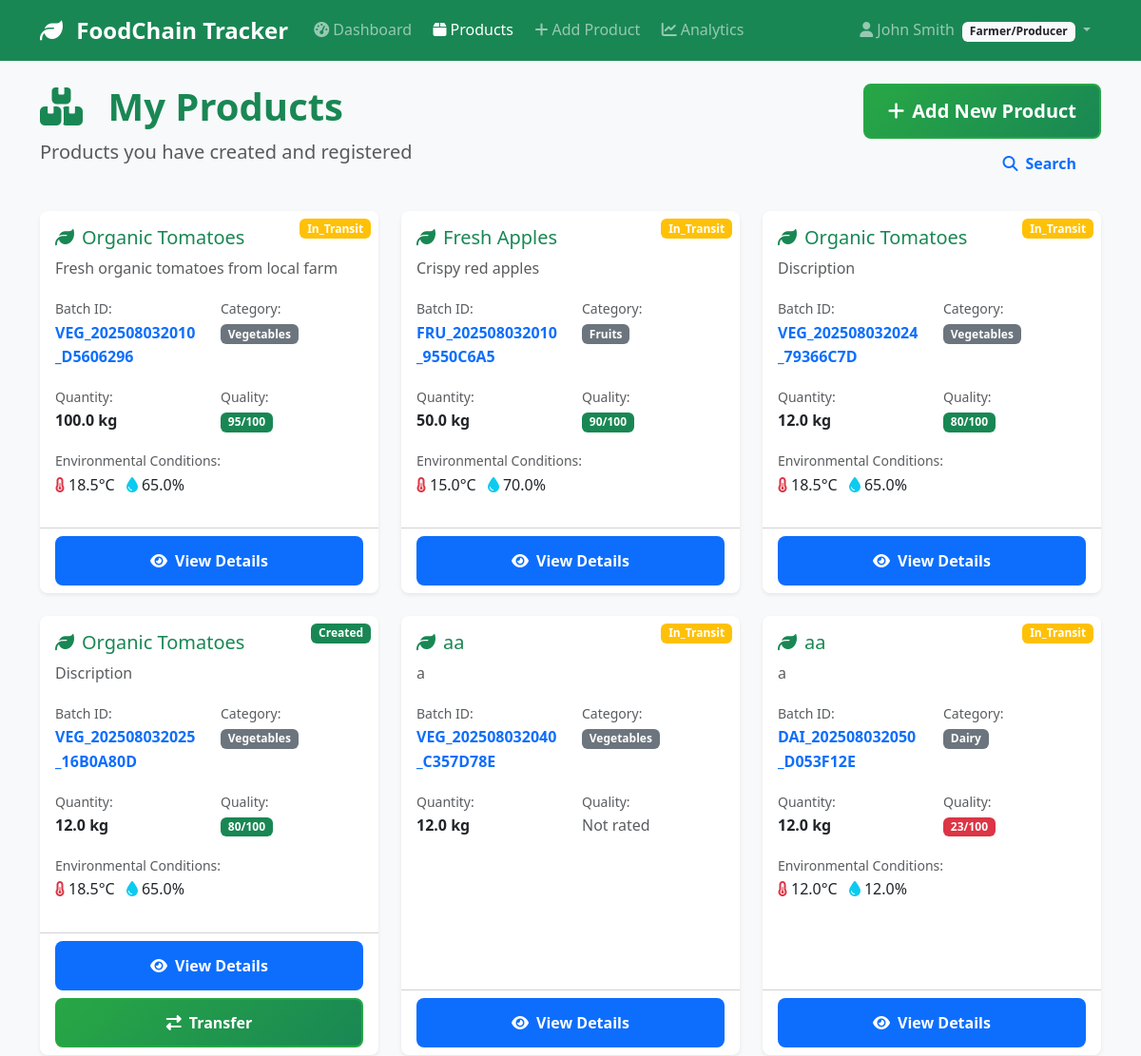
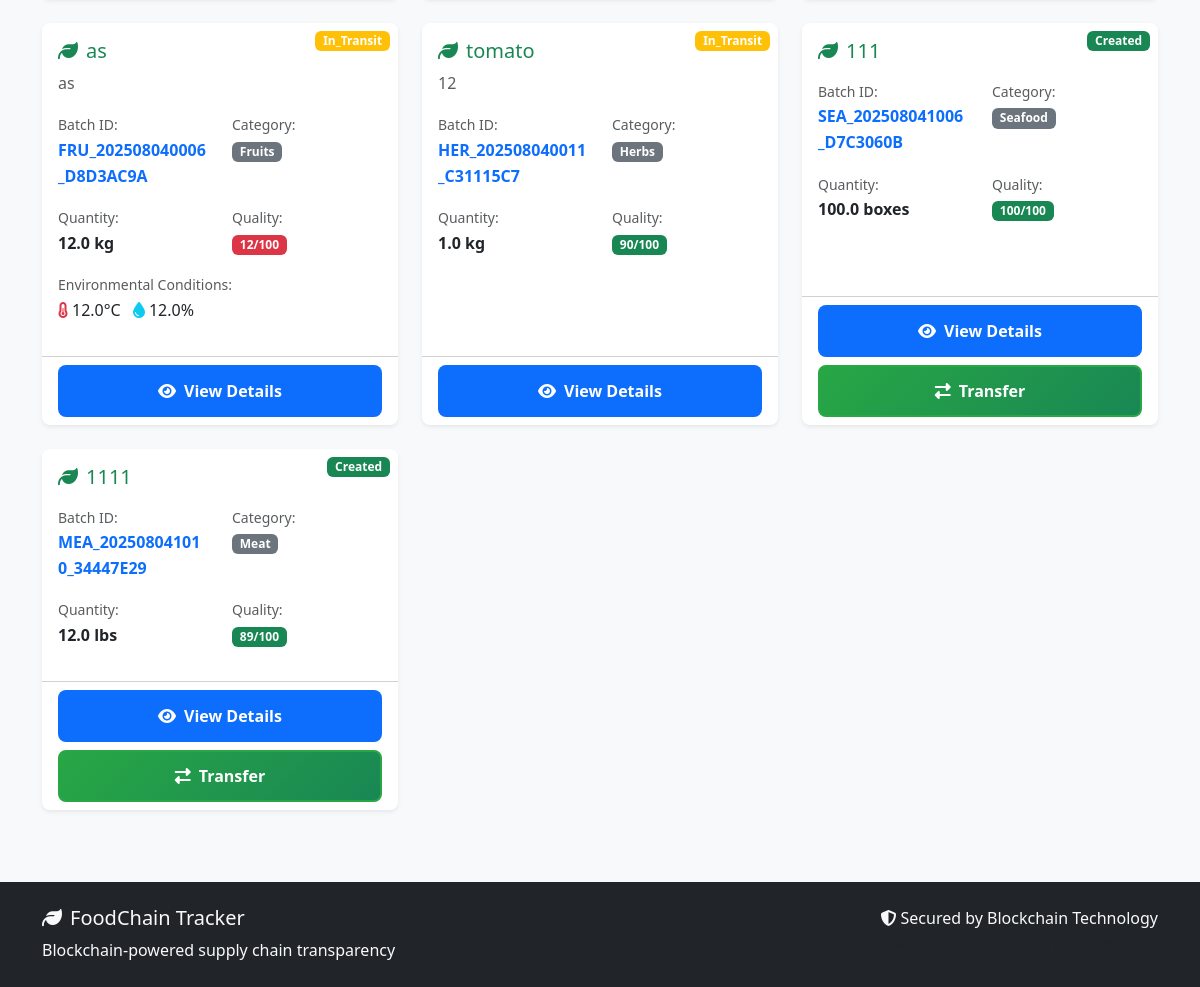
/products/ (signed in), run on the app's committed database (2 pictures, top to bottom).
### models/user.py (models this page shows, shortened)
class User(UserMixin, db.Model):
    __tablename__ = 'users'
    id = db.Column(db.Integer, primary_key=True)
    username = db.Column(db.String(80), unique=True, nullable=False)
    email = db.Column(db.String(120), unique=True, nullable=False)
    password_hash = db.Column(db.String(200), nullable=False)
    full_name = db.Column(db.String(100), nullable=False)
    phone = db.Column(db.String(20))
    address = db.Column(db.Text)
    role = db.Column(db.String(20), nullable=False)  # 'farmer', 'distributor', 'retailer', 'inspector'
    company_name = db.Column(db.String(100))
    license_number = db.Column(db.String(50))  # Business license or certification
    is_active = db.Column(db.Boolean, default=True)
    is_verified = db.Column(db.Boolean, default=False)  # For business verification
    created_at = db.Column(db.DateTime, default=datetime.utcnow)
    last_login = db.Column(db.DateTime)
    products_created = db.relationship('Product', foreign_keys='Product.created_by',
                                     backref='creator', lazy='dynamic')
    sent_transactions = db.relationship('Transaction', foreign_keys='Transaction.from_user_id',
                                      backref='sender', lazy='dynamic')
    received_transactions = db.relationship('Transaction', foreign_keys='Transaction.to_user_id',
                                          backref='receiver', lazy='dynamic')
    def get_role_display(self):
        role_names = {
            'farmer': 'Farmer/Producer',
            'distributor': 'Distributor',
            'retailer': 'Retailer',
            'inspector': 'Inspector'
        }
        return role_names.get(self.role, self.role.title())
    def can_create_products(self):
        return self.role == 'farmer'
    def can_transfer_products(self):
        return self.role in ['farmer', 'distributor']

### models/product.py (models this page shows, shortened)
class Product(db.Model):
    __tablename__ = 'products'
    id = db.Column(db.Integer, primary_key=True)
    batch_id = db.Column(db.String(50), unique=True, nullable=False)
    name = db.Column(db.String(100), nullable=False)
    category = db.Column(db.String(50), nullable=False)  # 'vegetables', 'fruits', 'grains', etc.
    description = db.Column(db.Text)
    quantity = db.Column(db.Float, nullable=False)  # Amount of product
    unit = db.Column(db.String(20), nullable=False)  # 'kg', 'tons', 'boxes', etc.
    quality_grade = db.Column(db.String(10))  # 'A', 'B', 'C', or custom grading
    quality_score = db.Column(db.Integer)  # 0-100 quality score
    origin_location = db.Column(db.String(200))  # Where product was produced
    harvest_date = db.Column(db.Date)
    expiry_date = db.Column(db.Date)
    current_location = db.Column(db.String(200))
    status = db.Column(db.String(50), default='created')  # 'created', 'in_transit', 'delivered', 'expired'
    temperature = db.Column(db.Float)  # Celsius
    humidity = db.Column(db.Float)     # Percentage
    pressure = db.Column(db.Float)     # For certain products
    created_by = db.Column(db.Integer, db.ForeignKey('users.id'), nullable=False)
    current_owner_id = db.Column(db.Integer, db.ForeignKey('users.id'), nullable=False)
    created_at = db.Column(db.DateTime, default=datetime.utcnow)
    updated_at = db.Column(db.DateTime, default=datetime.utcnow, onupdate=datetime.utcnow)
    current_owner = db.relationship('User', foreign_keys=[current_owner_id], backref='owned_products')
    transactions = db.relationship('Transaction', backref='product', lazy='dynamic', cascade='all, delete-orphan')
    def is_expired(self):
        if not self.expiry_date:
            return False
        return datetime.now().date() > self.expiry_date
    def days_until_expiry(self):
        if not self.expiry_date:
            return None
        delta = self.expiry_date - datetime.now().date()
        return delta.days

### routes/products.py (the view)
@products_bp.route('/')
@login_required
def list_products():
    page = request.args.get('page', 1, type=int)
    per_page = 20
    if current_user.role == 'farmer':
        products = Product.query.filter_by(created_by=current_user.id).paginate(
            page=page, per_page=per_page, error_out=False
        )
    elif current_user.role in ['distributor', 'retailer']:
        products = Product.query.filter_by(current_owner_id=current_user.id).paginate(
            page=page, per_page=per_page, error_out=False
        )
    else:
        products = Product.query.paginate(
            page=page, per_page=per_page, error_out=False
        )
    return render_template('products/list.html', products=products)

### templates/products/list.html (shortened to what this page needs)
{% extends "base.html" %}
{% block content %}
<div class="row mb-4">
    <div class="col-md-8">
        <h1 class="display-6 fw-bold text-success">
            <i class="fas fa-boxes me-3"></i>
            {% if current_user.role == 'farmer' %}
                My Products
            {% elif current_user.role in ['distributor', 'retailer'] %}
                Owned Products
            {% else %}
                All Products
            {% endif %}
        </h1>
        <p class="lead text-muted">
            {% if current_user.role == 'farmer' %}
                Products you have created and registered
            {% elif current_user.role in ['distributor', 'retailer'] %}
                Products currently in your possession
            {% else %}
                System-wide product overview
            {% endif %}
        </p>
    </div>
    <div class="col-md-4 text-end">
        {% if current_user.can_create_products() %}
            <a href="{{ url_for('products.add_product') }}" class="btn btn-success btn-lg">
                <i class="fas fa-plus me-2"></i>Add New Product
            </a>
        {% endif %}
        <a href="{{ url_for('products.search_products') }}" class="btn btn-outline-primary">
            <i class="fas fa-search me-2"></i>Search
        </a>
    </div>
</div>
{% if products.items %}
    <div class="row">
        {% for product in products.items %}
            <div class="col-lg-4 col-md-6 mb-4">
                <div class="card h-100 shadow-sm">
                    <div class="position-relative">
                        <span class="position-absolute top-0 end-0 m-2 badge bg-{{ 'success' if product.status == 'created' else 'warning' if product.status == 'in_transit' else 'info' if product.status == 'delivered' else 'danger' }}">
                            {{ product.status.title() }}
                        </span>
                    </div>
                    <div class="card-body">
                        <h5 class="card-title text-success">
                            <i class="fas fa-leaf me-2"></i>{{ product.name }}
                        </h5>
                        <p class="card-text text-muted">{{ product.description[:100] }}{% if product.description|length > 100 %}...{% endif %}</p>
                        <div class="row mb-3">
                            <div class="col-6">
                                <small class="text-muted">Batch ID:</small><br>
                                <strong class="text-primary">{{ product.batch_id }}</strong>
                            </div>
                            <div class="col-6">
                                <small class="text-muted">Category:</small><br>
                                <span class="badge bg-secondary">{{ product.category.title() }}</span>
                            </div>
                        </div>
                        <div class="row mb-3">
                            <div class="col-6">
                                <small class="text-muted">Quantity:</small><br>
                                <strong>{{ product.quantity }} {{ product.unit }}</strong>
                            </div>
                            <div class="col-6">
                                <small class="text-muted">Quality:</small><br>
                                {% if product.quality_score %}
                                    <span class="badge bg-{{ 'success' if product.quality_score >= 80 else 'warning' if product.quality_score >= 60 else 'danger' }}">
                                        {{ product.quality_score }}/100
                                    </span>
                                {% else %}
                                    <span class="text-muted">Not rated</span>
                                {% endif %}
                            </div>
                        </div>
                        {% if product.temperature %}
                            <div class="mb-3">
                                <small class="text-muted">Environmental Conditions:</small><br>
                                <i class="fas fa-thermometer-half text-danger me-1"></i>{{ product.temperature }}°C
                                {% if product.humidity %}
                                    <i class="fas fa-tint text-info ms-2 me-1"></i>{{ product.humidity }}%
                                {% endif %}
                            </div>
                        {% endif %}
                    </div>
                    <div class="card-footer bg-transparent">
                        <div class="d-grid gap-2">
                            <a href="{{ url_for('products.view_product', id=product.id) }}" class="btn btn-primary">
                                <i class="fas fa-eye me-2"></i>View Details
                            </a>
                            {% if current_user.id == product.current_owner_id and current_user.can_transfer_products() %}
                                <a href="{{ url_for('products.transfer_product', id=product.id) }}" class="btn btn-success">
                                    <i class="fas fa-exchange-alt me-2"></i>Transfer
                                </a>
                            {% endif %}
                        </div>
                    </div>
                </div>
            </div>
        {% endfor %}
    </div>
{% endif %}
{% endblock %}

### templates/base.html (shortened to what this page needs)
<!DOCTYPE html>
<html lang="en">
<head>
    <link href="https://cdn.jsdelivr.net/npm/bootstrap@5.3.0/dist/css/bootstrap.min.css" rel="stylesheet">
    <link href="https://cdnjs.cloudflare.com/ajax/libs/font-awesome/6.4.0/css/all.min.css" rel="stylesheet">
    <link href="{{ url_for('static', filename='css/style.css') }}" rel="stylesheet">
</head>
<body>
    <nav class="navbar navbar-expand-lg navbar-dark bg-success">
        <div class="container">
            <a class="navbar-brand" href="{{ url_for('index') }}">
                <i class="fas fa-leaf me-2"></i>
                FoodChain Tracker
            </a>
            <div class="collapse navbar-collapse" id="navbarNav">
                <ul class="navbar-nav me-auto">
                    {% if current_user.is_authenticated %}
                        <li class="nav-item">
                            <a class="nav-link" href="{{ url_for('dashboard.main') }}">
                                <i class="fas fa-tachometer-alt me-1"></i>Dashboard
                            </a>
                        </li>
                        <li class="nav-item">
                            <a class="nav-link" href="{{ url_for('products.list_products') }}">
                                <i class="fas fa-box me-1"></i>Products
                            </a>
                        </li>
                        {% if current_user.can_create_products() %}
                        <li class="nav-item">
                            <a class="nav-link" href="{{ url_for('products.add_product') }}">
                                <i class="fas fa-plus me-1"></i>Add Product
                            </a>
                        </li>
                        {% endif %}
                        <li class="nav-item">
                            <a class="nav-link" href="{{ url_for('analytics.dashboard') }}">
                                <i class="fas fa-chart-line me-1"></i>Analytics
                            </a>
                        </li>
                    {% endif %}
                </ul>
                <ul class="navbar-nav">
                    {% if current_user.is_authenticated %}
                        <li class="nav-item dropdown">
                            <a class="nav-link dropdown-toggle" href="#" id="navbarDropdown" role="button" data-bs-toggle="dropdown">
                                <i class="fas fa-user me-1"></i>{{ current_user.full_name }}
                                <span class="badge bg-light text-dark ms-1">{{ current_user.get_role_display() }}</span>
                            </a>
                        </li>
                    {% endif %}
                </ul>
            </div>
        </div>
    </nav>
    <main class="container my-4">
        {% block content %}{% endblock %}
    </main>
    <footer class="bg-dark text-light py-4 mt-5">
        <div class="container">
            <div class="row">
                <div class="col-md-6">
                    <h5><i class="fas fa-leaf me-2"></i>FoodChain Tracker</h5>
                    <p class="mb-0">Blockchain-powered supply chain transparency</p>
                </div>
                <div class="col-md-6 text-md-end">
                    <p class="mb-0">
                        <i class="fas fa-shield-alt me-1"></i>Secured by Blockchain Technology
                    </p>
                    <small class="text-muted">© 2024 FoodChain Tracker. All rights reserved.</small>
                </div>
            </div>
        </div>
    </footer>
</body>
</html>

### static/css/style.css (style rules this page uses)
:root { --primary-green: #28a745; --secondary-green: #20c997; --success-green: #198754; --warning-orange: #fd7e14; --danger-red: #dc3545; --info-blue: #0dcaf0; --dark-blue: #0d6efd; --light-gray: #f8f9fa; --border-radius: 0.5rem; --shadow: 0 0.125rem 0.25rem rgba(0, 0, 0, 0.075); --shadow-lg: 0 1rem 3rem rgba(0, 0, 0, 0.175); }
body { font-family: 'Segoe UI', Tahoma, Geneva, Verdana, sans-serif; background-color: #f8f9fa; line-height: 1.6; }
.navbar-brand { font-weight: 700; font-size: 1.5rem; }
.navbar-nav .nav-link { font-weight: 500; border-radius: var(--border-radius); margin: 0 0.2rem; transition: all 0.3s ease; }
.card { border: none; border-radius: var(--border-radius); box-shadow: var(--shadow); transition: all 0.3s ease; }
.btn { border-radius: var(--border-radius); font-weight: 600; padding: 0.75rem 1.5rem; transition: all 0.3s ease; border: 2px solid transparent; }
.btn-success { background: linear-gradient(135deg, var(--primary-green) 0%, var(--success-green) 100%); border-color: var(--primary-green); }

### data on the page
User: full_name "John Smith", role "Farmer/Producer"
Product: status "In_Transit", name "Organic Tomatoes", description "Fresh organic tomatoes from local farm", batch_id "VEG_202508032010_D5606296", category "Vegetables", quantity "100.0", unit "kg", quality_score "95", temperature "18.5", humidity "65.0"
Product: status "In_Transit", name "Fresh Apples", description "Crispy red apples", batch_id "FRU_202508032010_9550C6A5", category "Fruits", quantity "50.0", unit "kg", quality_score "90", temperature "15.0", humidity "70.0"
Product: status "In_Transit", name "Organic Tomatoes", description "Discription", batch_id "VEG_202508032024_79366C7D", category "Vegetables", quantity "12.0", unit "kg", quality_score "80", temperature "18.5", humidity "65.0"
Product: status "Created", name "Organic Tomatoes", description "Discription", batch_id "VEG_202508032025_16B0A80D", category "Vegetables", quantity "12.0", unit "kg", quality_score "80", temperature "18.5", humidity "65.0"
Product: status "In_Transit", name "aa", description "a", batch_id "VEG_202508032040_C357D78E", category "Vegetables", quantity "12.0", unit "kg", quality_score "Not rated"
Product: status "In_Transit", name "aa", description "a", batch_id "DAI_202508032050_D053F12E", category "Dairy", quantity "12.0", unit "kg", quality_score "23", temperature "12.0", humidity "12.0"
Product: status "In_Transit", name "as", description "as", batch_id "FRU_202508040006_D8D3AC9A", category "Fruits", quantity "12.0", unit "kg", quality_score "12", temperature "12.0", humidity "12.0"
Product: status "In_Transit", name "tomato", description "12", batch_id "HER_202508040011_C31115C7", category "Herbs", quantity "1.0", unit "kg", quality_score "90"
Product: status "Created", name "111", batch_id "SEA_202508041006_D7C3060B", category "Seafood", quantity "100.0", unit "boxes", quality_score "100"
Product: status "Created", name "1111", batch_id "MEA_202508041010_34447E29", category "Meat", quantity "12.0", unit "lbs", quality_score "89"
